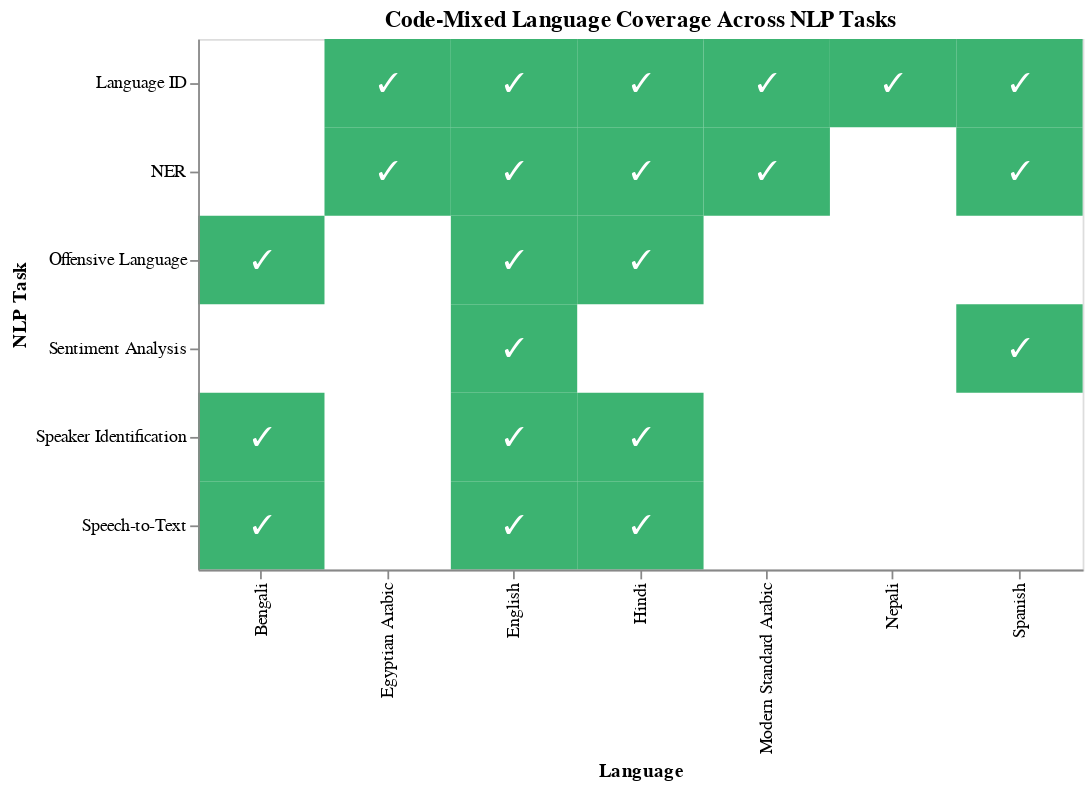

The cell this chart's notebook holds for it:
### Markdown cell above
# Languages - Covered : Static

### Code cell
# Data: Each row is a (Task, Language, Covered) triple
data = [
    # Speech-to-Text
    ("Speech-to-Text", "Hindi", True),
    ("Speech-to-Text", "Bengali", True),
    ("Speech-to-Text", "English", True),

    # Speaker Identification
    ("Speaker Identification", "Hindi", True),
    ("Speaker Identification", "Bengali", True),
    ("Speaker Identification", "English", True),

    # Sentiment Analysis
    ("Sentiment Analysis", "Spanish", True),
    ("Sentiment Analysis", "English", True),

    # Offensive Language Identification
    ("Offensive Language", "Hindi", True),
    ("Offensive Language", "Bengali", True),
    ("Offensive Language", "English", True),

    # Named Entity Recognition
    ("NER", "Spanish", True),
    ("NER", "English", True),
    ("NER", "Hindi", True),
    ("NER", "Modern Standard Arabic", True),
    ("NER", "Egyptian Arabic", True),

    # Language Identification
    ("Language ID", "Spanish", True),
    ("Language ID", "English", True),
    ("Language ID", "Hindi", True),
    ("Language ID", "Nepali", True),
    ("Language ID", "Modern Standard Arabic", True),
    ("Language ID", "Egyptian Arabic", True),
]

df = pd.DataFrame(data, columns=["Task", "Language", "Covered"])

# Create the heatmap
chart = alt.Chart(df).mark_rect().encode(
    x=alt.X('Language:N', title='Language'),
    y=alt.Y('Task:N', title='NLP Task'),
    color=alt.condition(
        alt.datum.Covered,
        alt.value('mediumseagreen'),  # Covered - green
        alt.value('lightgray')        # Not covered - gray (won't appear here)
    ),
    tooltip=['Task', 'Language']
).properties(
    width=500,
    height=300,
    title="Code-Mixed Language Coverage Across NLP Tasks"
)

# Add text tick (✓)
text = alt.Chart(df).mark_text(
    align='center',
    baseline='middle',
    fontSize=15,
    color='white'
).encode(
    x='Language:N',
    y='Task:N',
    text=alt.value('✓')
).transform_filter(
    alt.datum.Covered
)

# Combine both
chart + text

### Figure 1 — Vega-Lite specification as saved in the notebook (floating-point values rounded to 4 significant figures)
{"config": {"view": {"continuousWidth": 300, "continuousHeight": 300}}, "layer": [{"mark": {"type": "rect"}, "encoding": {"color": {"condition": {"test": "datum.Covered", "value": "mediumseagreen"}, "value": "lightgray"}, "tooltip": [{"field": "Task", "type": "nominal"}, {"field": "Language", "type": "nominal"}], "x": {"field": "Language", "title": "Language", "type": "nominal"}, "y": {"field": "Task", "title": "NLP Task", "type": "nominal"}}, "title": "Code-Mixed Language Coverage Across NLP Tasks"}, {"mark": {"type": "text", "align": "center", "baseline": "middle", "color": "white", "fontSize": 15}, "encoding": {"text": {"value": "✓"}, "x": {"field": "Language", "type": "nominal"}, "y": {"field": "Task", "type": "nominal"}}, "transform": [{"filter": "datum.Covered"}]}], "data": {"name": "data-e698cb53ea4726e60d8083c8c653337e"}, "height": 300, "width": 500, "$schema": "https://vega.github.io/schema/vega-lite/v5.20.1.json", "datasets": {"data-e698cb53ea4726e60d8083c8c653337e": [{"Task": "Speech-to-Text", "Language": "Hindi", "Covered": true}, {"Task": "Speech-to-Text", "Language": "Bengali", "Covered": true}, {"Task": "Speech-to-Text", "Language": "English", "Covered": true}, {"Task": "Speaker Identification", "Language": "Hindi", "Covered": true}, {"Task": "Speaker Identification", "Language": "Bengali", "Covered": true}, {"Task": "Speaker Identification", "Language": "English", "Covered": true}, {"Task": "Sentiment Analysis", "Language": "Spanish", "Covered": true}, {"Task": "Sentiment Analysis", "Language": "English", "Covered": true}, {"Task": "Offensive Language", "Language": "Hindi", "Covered": true}, {"Task": "Offensive Language", "Language": "Bengali", "Covered": true}, {"Task": "Offensive Language", "Language": "English", "Covered": true}, {"Task": "NER", "Language": "Spanish", "Covered": true}, {"Task": "NER", "Language": "English", "Covered": true}, {"Task": "NER", "Language": "Hindi", "Covered": true}, {"Task": "NER", "Language": "Modern Standard Arabic", "Covered": true}, {"Task": "NER", "Language": "Egyptian Arabic", "Covered": true}, {"Task": "Language ID", "Language": "Spanish", "Covered": true}, {"Task": "Language ID", "Language": "English", "Covered": true}, {"Task": "Language ID", "Language": "Hindi", "Covered": true}, {"Task": "Language ID", "Language": "Nepali", "Covered": true}, {"Task": "Language ID", "Language": "Modern Standard Arabic", "Covered": true}, {"Task": "Language ID", "Language": "Egyptian Arabic", "Covered": true}]}}
